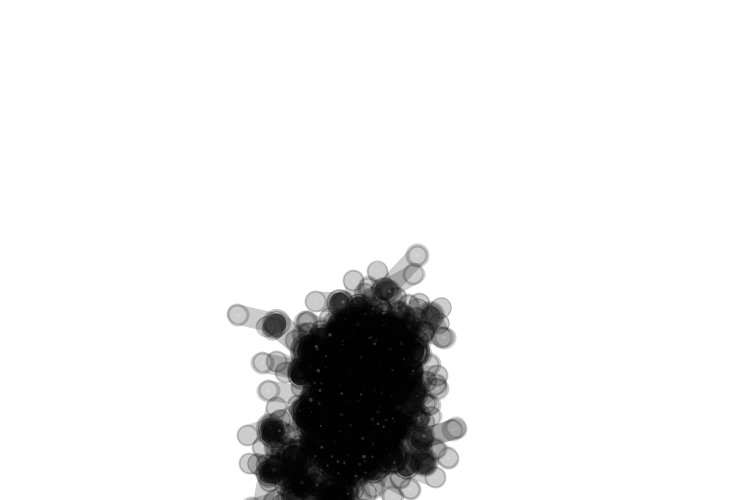
Frame 1 (no input)
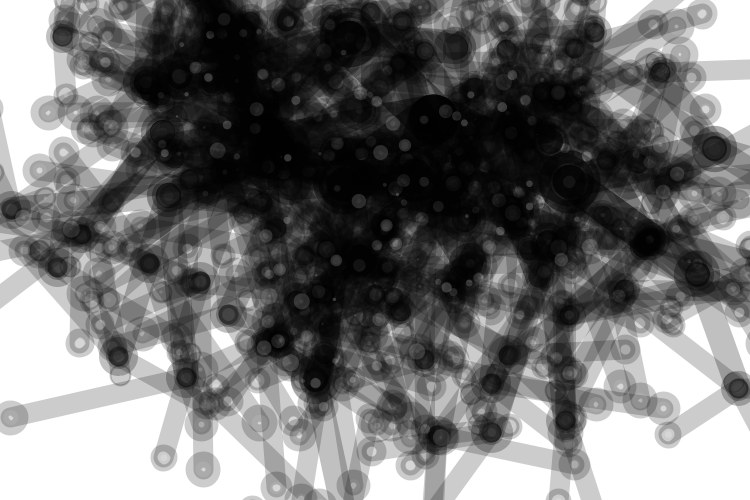
Frame 60 (the mouse pressed at the canvas centre just before this capture)
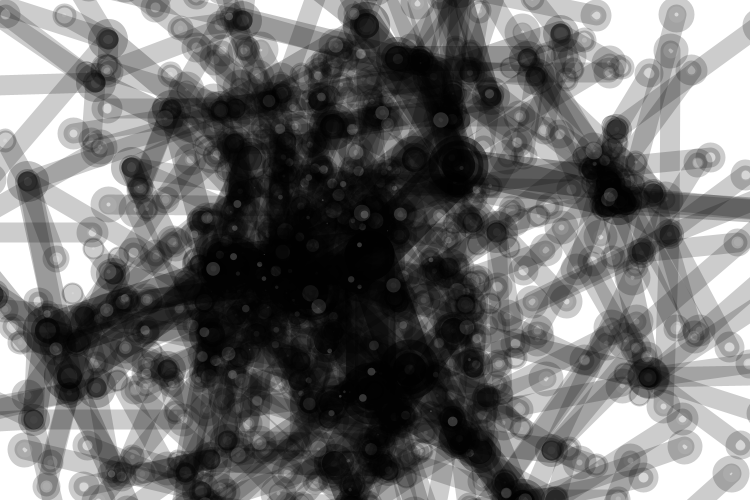
Frame 120 (the mouse held since frame 60 and released just before this capture)

The Processing sketch that drew these frames (run headless with seeded random() and noise(); from frame 60 on, the mouse is pressed at the canvas centre):

// Processing sketch: gear_fractal
// ── gear_fractal.pde
int _numChildren = 5;
int _maxLevels = 5;

Branch _trunk;

void setup() {
  size(750, 500);
  background(255);
  noFill();
  smooth();
  newTree();
}

void draw() {
  background(255);
  _trunk.updateMe(width / 2, height / 2);
  _trunk.drawMe();
}

void newTree() {
  _trunk = new Branch(1, 0, width / 2, 50);
  _trunk.drawMe();
}


class Branch {
  float level, index;
  float x, y;
  float endx, endy;
  
  float strokeW, alph;
  float len, lenChange;
  float rot, rotChange;
  
  
  Branch[] children = new Branch[0];
  
  Branch(float lev, float ind, float ex, float why) {
    level = lev;
    index = ind;
    strokeW = (1 / level) * 100;
    alph = 255 / level;
    len = (1 / level) * random(200);
    rot = random(360);
    lenChange = random(10) - 5;
    rotChange = random(10) - 5;
    
    updateMe(ex, why);
    
    if (level < _maxLevels) {
      children = new Branch[_numChildren];
      for (int x = 0; x < _numChildren; ++x) {
        children[x] = new Branch(level + 1, x, endx, endy);
      }
    }
  }
  
  
  
  void updateMe(float ex, float why) {
    x = ex;
    y = why;
    
    rot += rotChange;
    if (rot > 360) {
      rot = 0;
    } else if (rot < 0) {
      rot = 360;
    }
    
    len -= lenChange;
    if (len < 0) {
      lenChange *= -1;
    } else if (len > 200) {
      lenChange *= -1;
    }
    
    float radian = radians(rot);
    endx = x + (len * cos(radian));
    endy = y + (len * sin(radian));
    
    for (int i = 0; i < children.length; ++i) {
      children[i].updateMe(endx, endy);
    }
  }
  
  void drawMe() {
    if (level > 1) {
      strokeWeight(strokeW);
      stroke(0, alph);
      fill(255, alph);
      line(x, y, endx, endy);
      ellipse(endx, endy, len / 12, len / 12); 
    }
    
    for (int i = 0; i < children.length; ++i) {
      children[i].drawMe();
    }
  }
}
